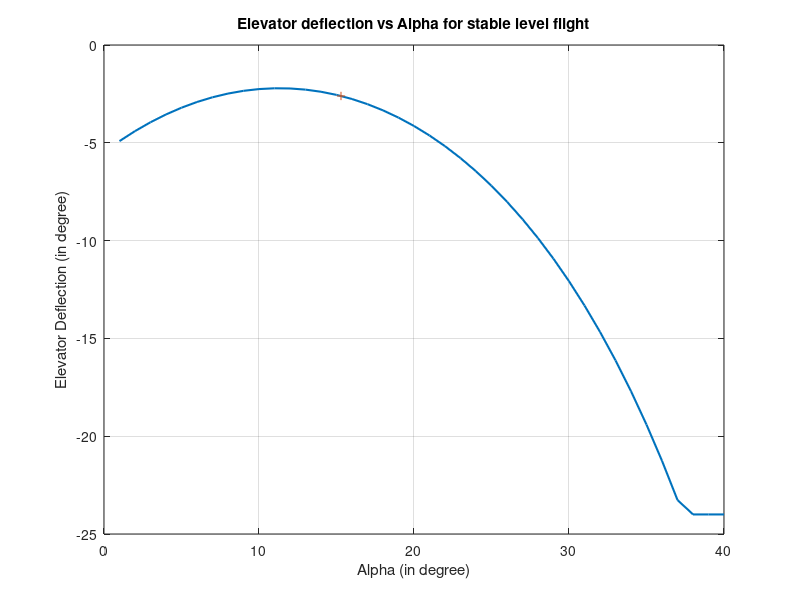
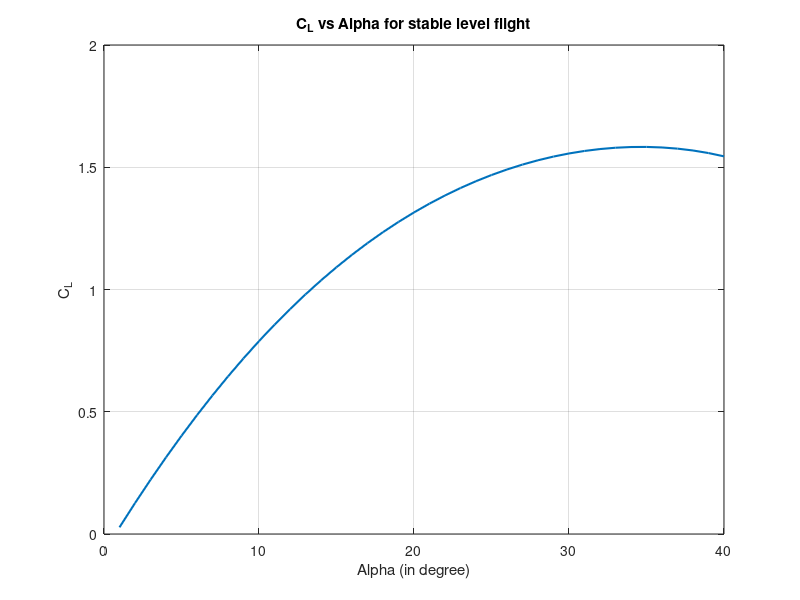
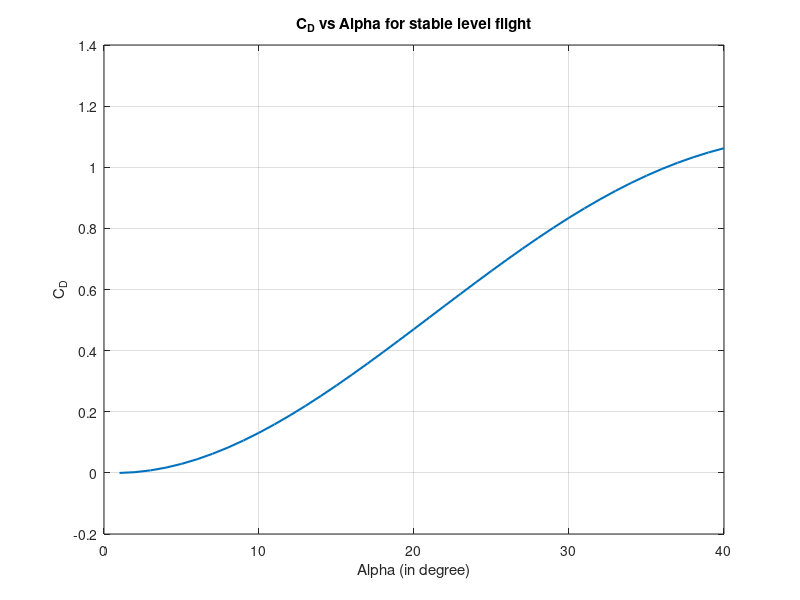
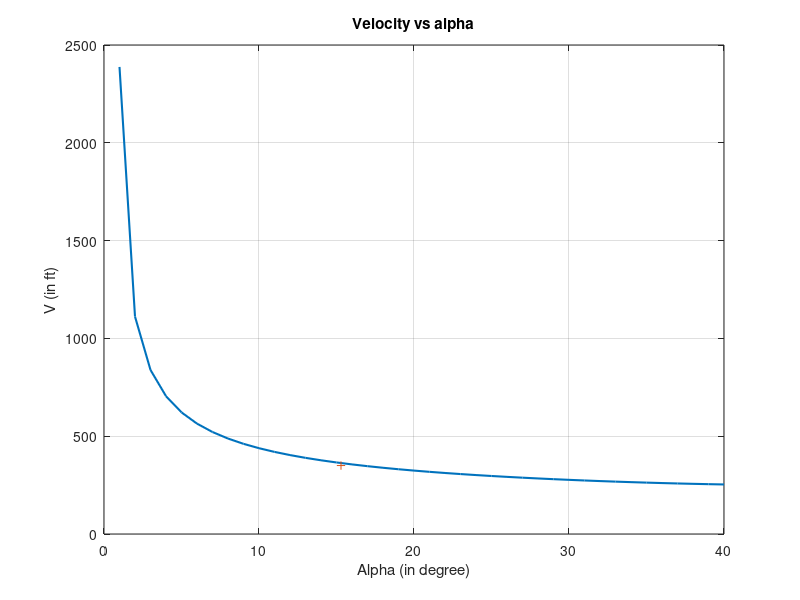

Reproduce these figures in MATLAB, in order.
% For calculating the alpha for a given elevator deflection for steady
% level flight. 
% clc;
% clear;
% close all;

load('FA_18_Parameters.mat');

points = 40;

alpha = 1:points;
del_stab = zeros(1,points);
alpha = deg2rad(alpha);

%% Zero moment calculation for alpa, del_stab

% Del_Stab - Alpha 

for i = 1:points
    Cma     =  F18Aero.Cma_0 + F18Aero.Cma_1*alpha(i) + F18Aero.Cma_2*alpha(i)^2; 
    Cmds    =  F18Aero.Cmds_0 + F18Aero.Cmds_1*alpha(i) + F18Aero.Cmds_2*alpha(i)^2; 
    del_stab(i) = -Cma/Cmds;
end

%% Lift and Drag Coefficient Calculations

C_lift = zeros(1,points);
C_drag = zeros(1,points);

for i = 1:points
    CLds = F18Aero.CLds_0 + F18Aero.CLds_1*alpha(i) + F18Aero.CLds_2*alpha(i)^2 ...
            + F18Aero.CLds_3*alpha(i)^3;
    CLa = (-0.0204 + 5.677*alpha(i) - 5.4246*alpha(i)^2 + 1.1645*alpha(i)^3);
    C_lift(i) = CLa +  CLds*del_stab(i);
end

for i = 1:points
    Cdds = F18Aero.Cdds_0 + F18Aero.Cdds_1*alpha(i)+ F18Aero.Cdds_2*alpha(i)^2 ...
           + F18Aero.Cdds_3*alpha(i)^3;  
    Cd0 = 1.5036;
    Cda = (-1.4994 - 0.1995*alpha(i) + 6.3971*alpha(i)^2 - 5.7341*alpha(i)^3 + ....
               1.4610*alpha(i)^4);
    C_drag(i) = Cda + Cd0 + Cdds*del_stab(i) ;
end

%% Thrust and Velocity Calculations

V = zeros(1,points);

for i = 1:points
    tantheta = tan(alpha(i));
    V(i) = sqrt(2*m*g/rho/S/tantheta/(C_drag(i) + C_lift(i)/tantheta));
end

T = zeros(1,points);

for i = 1:points
    costheta = cos(alpha(i));
    T(i) = C_drag(i)*0.5*rho*V(i)^2*S/costheta;
end

%% Plotting

for i = 1:points
    if del_stab(i) < -deg2rad(24)
        del_stab(i) = -deg2rad(24);
    end
end

% Elevator Angle vs Alpha
figure(1);
plot(rad2deg(alpha),rad2deg(del_stab),'LineWidth',1.5);
grid on;
hold on;
plot(15.29,-2.606,'+');
xlabel('Alpha (in degree)');
ylabel('Elevator Deflection (in degree)');
title('Elevator deflection vs Alpha for stable level flight');
hold off;

% C_L vs Alpha
figure(2);
plot(rad2deg(alpha),C_lift,'LineWidth',1.5);
grid on;
xlabel('Alpha (in degree)');
ylabel('C_L');
title('C_L vs Alpha for stable level flight');

% C_D vs Alpha
figure(3);
plot(rad2deg(alpha),C_drag,'LineWidth',1.5);
grid on;
xlabel('Alpha (in degree)');
ylabel('C_D');
title('C_D vs Alpha for stable level flight');

% C_L vs C_D
figure(4);
plot(C_drag,C_lift,'LineWidth',1.5);
grid on;
xlabel('C_D');
ylabel('C_L');
title('C_L vs C_D');

% V vs alpha
figure(4);
plot(rad2deg(alpha),V,'LineWidth',1.5);
hold on;
plot(15.29,350,'+');
grid on;
xlabel('Alpha (in degree)');
ylabel('V (in ft)');
title('Velocity vs alpha');

% T vs alpha
figure(5);
plot(rad2deg(alpha),T,'LineWidth',1.5);
grid on;
xlabel('Alpha (in degree)');
ylabel('T (in lbs)');
title('Thrust vs alpha');
